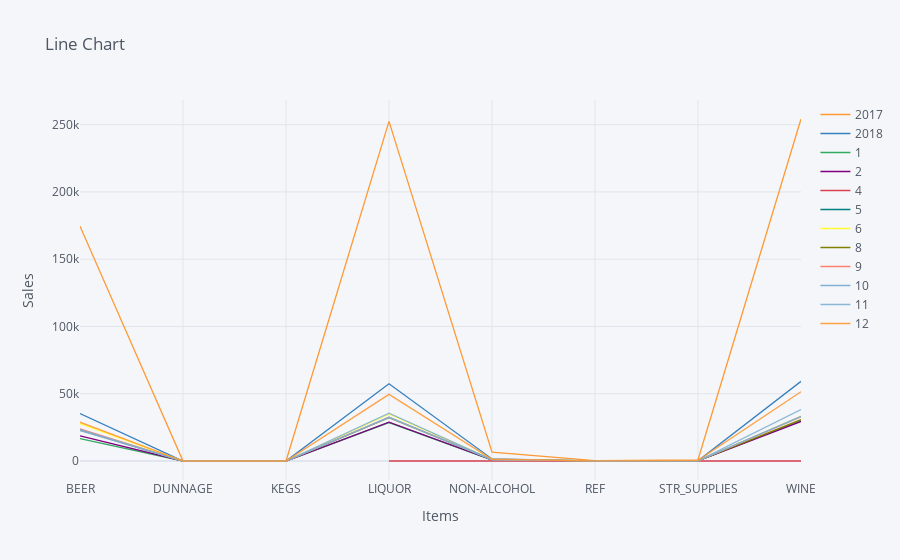

The code cell stored with this chart in its notebook:
### Code cell
concat_data.iplot(kind='line',
                 x='ItemType',
                 xTitle='Items',
                  yTitle='Sales', 
                  title='Line Chart')

### Figure 1 — Plotly figure (JSON) as saved in the notebook; plotly's stock layout.template omitted (floating-point values rounded to 4 significant figures)
{"data": [{"line": {"color": "rgba(255, 153, 51, 1.0)", "dash": "solid", "shape": "linear", "width": 1.3}, "mode": "lines", "name": "2017", "text": "", "type": "scatter", "x": ["BEER", "DUNNAGE", "KEGS", "LIQUOR", "NON-ALCOHOL", "REF", "STR_SUPPLIES", "WINE"], "y": [174500.0, 0, 0, 252400.0, 6565.0, 216.2, 891.3, 254200.0]}, {"line": {"color": "rgba(55, 128, 191, 1.0)", "dash": "solid", "shape": "linear", "width": 1.3}, "mode": "lines", "name": "2018", "text": "", "type": "scatter", "x": ["BEER", "DUNNAGE", "KEGS", "LIQUOR", "NON-ALCOHOL", "REF", "STR_SUPPLIES", "WINE"], "y": [35250.0, 0, 0, 57430.0, 1545.0, 65.18, 104.7, 59200.0]}, {"line": {"color": "rgba(50, 171, 96, 1.0)", "dash": "solid", "shape": "linear", "width": 1.3}, "mode": "lines", "name": "1", "text": "", "type": "scatter", "x": ["BEER", "DUNNAGE", "KEGS", "LIQUOR", "NON-ALCOHOL", "REF", "STR_SUPPLIES", "WINE"], "y": [16610.0, 0, 0, 28580.0, 732.2, 23.66, 56.94, 29790.0]}, {"line": {"color": "rgba(128, 0, 128, 1.0)", "dash": "solid", "shape": "linear", "width": 1.3}, "mode": "lines", "name": "2", "text": "", "type": "scatter", "x": ["BEER", "DUNNAGE", "KEGS", "LIQUOR", "NON-ALCOHOL", "REF", "STR_SUPPLIES", "WINE"], "y": [18640.0, 0, 0, 28850.0, 812.8, 41.52, 47.76, 29410.0]}, {"line": {"color": "rgba(219, 64, 82, 1.0)", "dash": "solid", "shape": "linear", "width": 1.3}, "mode": "lines", "name": "4", "text": "", "type": "scatter", "x": ["BEER", "DUNNAGE", "KEGS", "LIQUOR", "NON-ALCOHOL", "REF", "STR_SUPPLIES", "WINE"], "y": [0, "", "", 0, 0, 0, 0, 0]}, {"line": {"color": "rgba(0, 128, 128, 1.0)", "dash": "solid", "shape": "linear", "width": 1.3}, "mode": "lines", "name": "5", "text": "", "type": "scatter", "x": ["BEER", "DUNNAGE", "KEGS", "LIQUOR", "NON-ALCOHOL", "REF", "STR_SUPPLIES", "WINE"], "y": [25020.0, "", "", 35120.0, "", "", "", 34550.0]}, {"line": {"color": "rgba(255, 255, 51, 1.0)", "dash": "solid", "shape": "linear", "width": 1.3}, "mode": "lines", "name": "6", "text": "", "type": "scatter", "x": ["BEER", "DUNNAGE", "KEGS", "LIQUOR", "NON-ALCOHOL", "REF", "STR_SUPPLIES", "WINE"], "y": [27860.0, 0, 0, 35040.0, 1209.0, 30.6, 89.22, 33130.0]}, {"line": {"color": "rgba(128, 128, 0, 1.0)", "dash": "solid", "shape": "linear", "width": 1.3}, "mode": "lines", "name": "8", "text": "", "type": "scatter", "x": ["BEER", "DUNNAGE", "KEGS", "LIQUOR", "NON-ALCOHOL", "REF", "STR_SUPPLIES", "WINE"], "y": [23030.0, 0, 0, 32190.0, 1091.0, 19.54, 77.34, 30710.0]}, {"line": {"color": "rgba(251, 128, 114, 1.0)", "dash": "solid", "shape": "linear", "width": 1.3}, "mode": "lines", "name": "9", "text": "", "type": "scatter", "x": ["BEER", "DUNNAGE", "KEGS", "LIQUOR", "NON-ALCOHOL", "REF", "STR_SUPPLIES", "WINE"], "y": [23850.0, 0, 0, 32530.0, 997.1, 38.88, 94.64, 32940.0]}, {"line": {"color": "rgba(128, 177, 211, 1.0)", "dash": "solid", "shape": "linear", "width": 1.3}, "mode": "lines", "name": "10", "text": "", "type": "scatter", "x": ["BEER", "DUNNAGE", "KEGS", "LIQUOR", "NON-ALCOHOL", "REF", "STR_SUPPLIES", "WINE"], "y": [22580.0, 0, 0, 32490.0, 945.6, 22.82, 84.38, 33110.0]}, {"line": {"color": "rgba(128, 177, 211, 0.8999999999999999)", "dash": "solid", "shape": "linear", "width": 1.3}, "mode": "lines", "name": "11", "text": "", "type": "scatter", "x": ["BEER", "DUNNAGE", "KEGS", "LIQUOR", "NON-ALCOHOL", "REF", "STR_SUPPLIES", "WINE"], "y": [23340.0, 0, 0, 35520.0, 1005.0, 63.11, 106.1, 38280.0]}, {"line": {"color": "rgba(255, 153, 51, 0.8999999999999999)", "dash": "solid", "shape": "linear", "width": 1.3}, "mode": "lines", "name": "12", "text": "", "type": "scatter", "x": ["BEER", "DUNNAGE", "KEGS", "LIQUOR", "NON-ALCOHOL", "REF", "STR_SUPPLIES", "WINE"], "y": [28820.0, 0, 0, 49520.0, 1316.0, 41.21, 439.6, 51490.0]}], "layout": {"legend": {"bgcolor": "#F5F6F9", "font": {"color": "#4D5663"}}, "paper_bgcolor": "#F5F6F9", "plot_bgcolor": "#F5F6F9", "title": {"font": {"color": "#4D5663"}, "text": "Line Chart"}, "xaxis": {"gridcolor": "#E1E5ED", "showgrid": true, "tickfont": {"color": "#4D5663"}, "title": {"font": {"color": "#4D5663"}, "text": "Items"}, "zerolinecolor": "#E1E5ED"}, "yaxis": {"gridcolor": "#E1E5ED", "showgrid": true, "tickfont": {"color": "#4D5663"}, "title": {"font": {"color": "#4D5663"}, "text": "Sales"}, "zerolinecolor": "#E1E5ED"}}}
